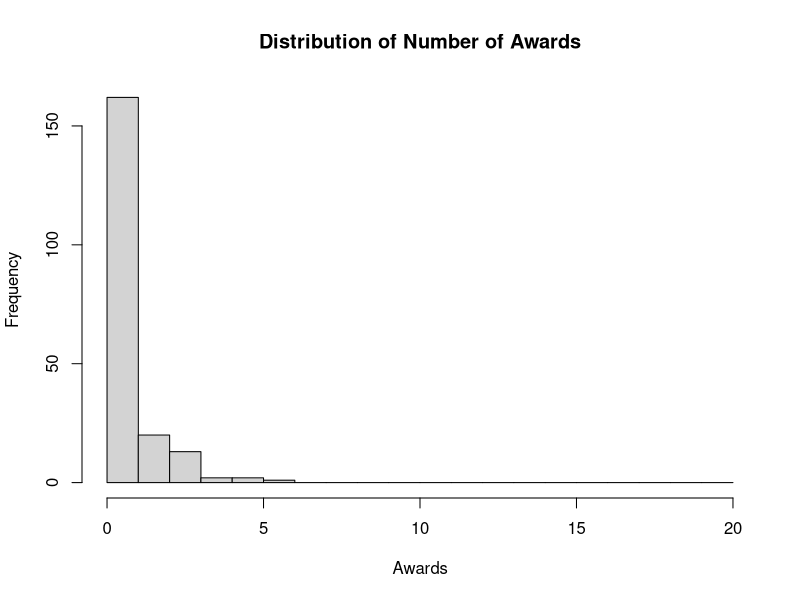

The R source for this figure:
## ---- chunk 1
if(!require(MASS)){install.packages("MASS")}

library(MASS)
data <- read.table("./data/awards.txt", header=TRUE)
data$prog <- as.factor(data$prog)
## ---- chunk 2
model <- glm(num_awards ~ prog, data=data, family=poisson)
summary(model)
estimates <- coef(summary(model))[,1]
exp(estimates)  
## ---- chunk 3
hist(data$num_awards, breaks=seq(0,20, by=1), 
     main="Distribution of Number of Awards", 
     xlab = "Awards")
## ---- chunk 4
# Kruskall-Wallis test
kruskal.test(num_awards ~ prog, data = data)
## ---- chunk 5
model_interaction <- glm(num_awards ~ prog * math, data = data, family = poisson)
summary(model_interaction)
## ---- chunk 6
new_data <- expand.grid(prog = levels(data$prog), math = 56)
predicted_awards <- predict(model_interaction, newdata = new_data, type = "response")

cbind(new_data, Predicted_Awards = predicted_awards)
